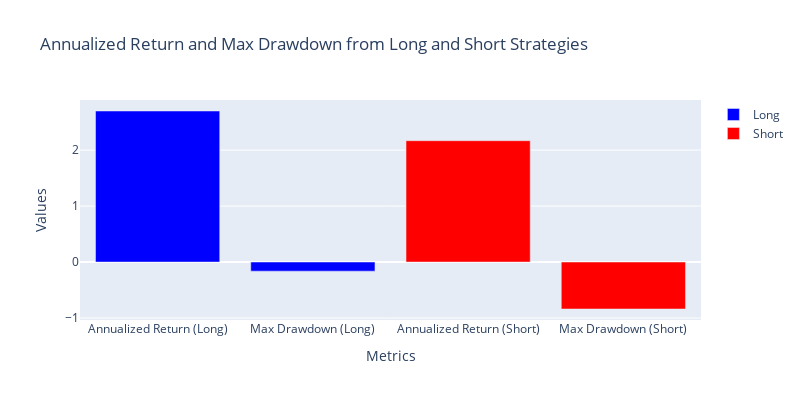

The notebook cell this image was saved under:
### Code cell
# Annualized Return and Max Drawdown from Long and Short Strategies
# Initialize an empty figure
fig = go.Figure()

# Add traces for Long strategy
fig.add_trace(go.Bar(
    x=["Annualized Return (Long)", "Max Drawdown (Long)"], 
    y=[long_momentum_strategy_test.annualized_return_value.mean(), long_momentum_strategy_test.max_drawdown_value], 
    marker_color='blue', 
    name="Long"
))

# Add traces for Short strategy
fig.add_trace(go.Bar(
    x=["Annualized Return (Short)", "Max Drawdown (Short)"], 
    y=[short_momentum_strategy_test.annualized_return_value.mean(), short_momentum_strategy_test.max_drawdown_value], 
    marker_color='red', 
    name="Short"
))

# Update layout
fig.update_layout(
    title="Annualized Return and Max Drawdown from Long and Short Strategies",
    xaxis_title="Metrics",
    yaxis_title="Values",
    barmode='group',  # Group bars by category
    width=800,
    height=400
)

# Show the plot
fig.show()

### Figure 1 — Plotly figure (JSON) as saved in the notebook; plotly's stock layout.template omitted (floating-point values rounded to 4 significant figures)
{"data": [{"marker": {"color": "blue"}, "name": "Long", "type": "bar", "x": ["Annualized Return (Long)", "Max Drawdown (Long)"], "y": [2.699, -0.1626]}, {"marker": {"color": "red"}, "name": "Short", "type": "bar", "x": ["Annualized Return (Short)", "Max Drawdown (Short)"], "y": [2.168, -0.8388]}], "layout": {"barmode": "group", "height": 400, "title": {"text": "Annualized Return and Max Drawdown from Long and Short Strategies"}, "width": 800, "xaxis": {"title": {"text": "Metrics"}}, "yaxis": {"title": {"text": "Values"}}}}
